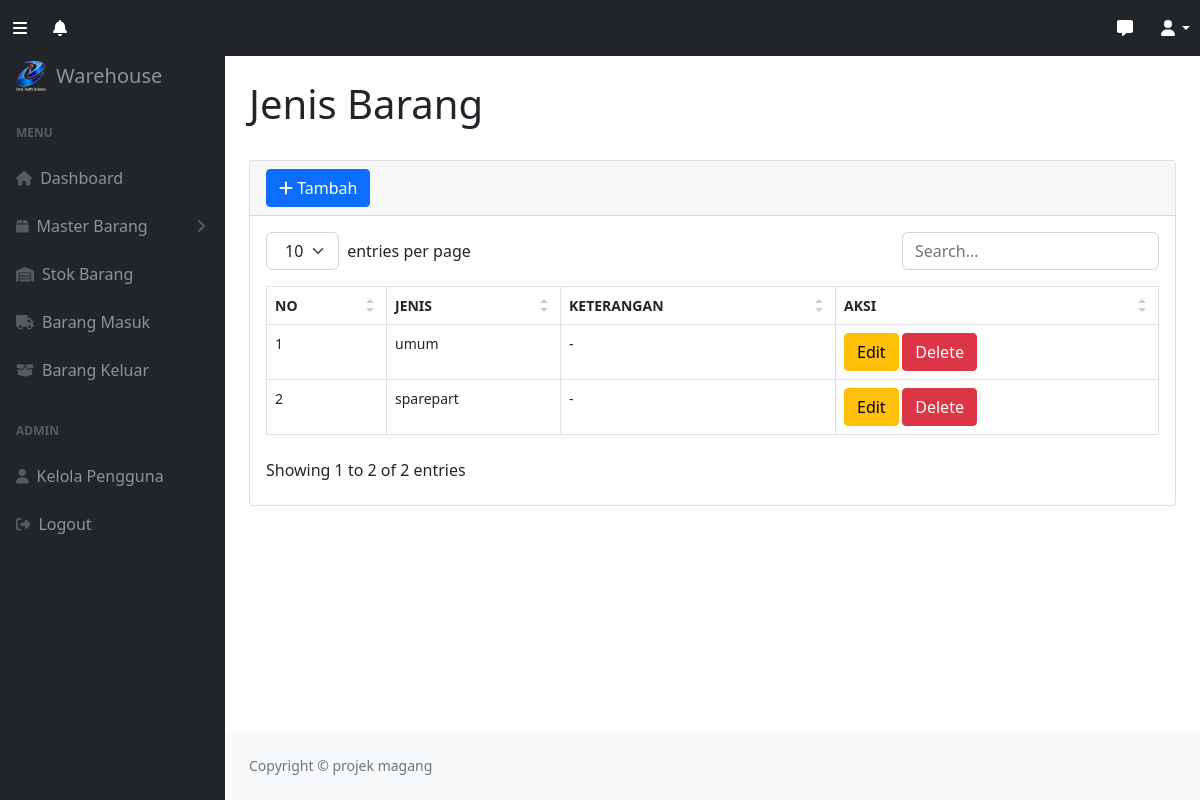
Page /jenisbarang.php (signed in) on the committed database.
### tables this page shows
CREATE TABLE `jenis` (
  `idjenis` int NOT NULL,
  `namajenis` varchar(25) NOT NULL,
  `keterangan` varchar(25) NOT NULL
);

### jenisbarang.php (the view, shortened to what this page needs)
<!DOCTYPE html>
<html lang="en">
    <head>
        <link href="https://cdn.jsdelivr.net/npm/simple-datatables@7.1.2/dist/style.min.css" rel="stylesheet" />
        <link href="css/style.min.css" rel="stylesheet" />
        <link href="css/styles.css" rel="stylesheet" />
        <link href="css/bootstrap.min.css" rel="stylesheet">
    </head>
    <body class="sb-nav-fixed">
        <nav class="sb-topnav navbar navbar-expand navbar-dark bg-dark">
           <button class="btn btn-link  order-1 order-lg-0 me-4 me-lg-0" id="sidebarToggle" href="#!" style="color:white;"><i class="fas fa-bars"></i></button>
                    <div class="dropdown">
                            <button type="button" class="btn btn-link  order-1 order-lg-0 me-4 me-lg-1" data-bs-toggle="dropdown" style="color:white;"><i class ="fas fa-bell"></i>
                            </button>
                    </div>
            <?php
            include 'catatan.php';
            ?>
                    <ul class="navbar-nav ms-auto me-lg-4">
                <li class="nav-item dropdown">
                    <a class="nav-link dropdown-toggle" id="navbarDropdown" href="#" role="button" data-bs-toggle="dropdown" aria-expanded="false" style="color:white;"><i class="fas fa-user fa-fw"></i></a>
                </li>
            </ul>
        </nav>
        <div id="layoutSidenav">
            <div id="layoutSidenav_nav">
                <nav class="sb-sidenav accordion sb-sidenav-dark" id="sidenavAccordion">
                <a class="navbar-brand ps-3 d-flex align-items-center" href="index.php">
                <img src="../assets/img/logo-delpi-bitung.png" alt="Logo" class="img-fluid" style="width: 30px; height: 30px; margin-right: 10px;">
                Warehouse</a>
                    <div class="sb-sidenav-menu">
                        <div class="nav">
                        <div class="sb-sidenav-menu-heading">MENU</div>
                            <a class="nav-link" href="index.php">
                                <div class="sb-nav-link-icon"><i class="fas fa-home-alt"></i></div>
                                Dashboard
                            </a>
                            <a class="nav-link collapsed" href="#" data-bs-toggle="collapse" data-bs-target="#collapseLayouts" aria-expanded="false" aria-controls="collapseLayouts">
                                <div class="sb-nav-link-icon"><i class="fas fa-box"></i></div>
                                Master Barang
                                <div class="sb-sidenav-collapse-arrow"><i class="fas fa-angle-down"></i></div>
                            </a>
                            <a class="nav-link" href="stok.php">
                                <div class="sb-nav-link-icon"><i class="fas fa-warehouse"></i></div>
                                Stok Barang
                            </a>
                            <a class="nav-link" href="barangmasuk.php">
                                <div class="sb-nav-link-icon"><i class="fas fa-truck"></i></div>
                                Barang Masuk
                            </a>
                            <a class="nav-link" href="barangkeluar.php">
                                <div class="sb-nav-link-icon"><i class="fas fa-box-open"></i></div>
                                Barang Keluar
                            </a>
                            <div class="sb-sidenav-menu-heading">ADMIN</div>
                            <a class="nav-link" href="admin.php">
                                <div class="sb-nav-link-icon"><i class="fas fa-user"></i></div>
                                Kelola Pengguna
                            </a>
                            <a class="nav-link" href="#" data-bs-toggle="modal" data-bs-target="#logoutModal">
                                <div class="sb-nav-link-icon"><i class="fas fa-solid fa-right-from-bracket"></i></div>
                                Logout
                            </a>
                        </div>
                    </div>
                </nav>
            </div>
            <div id="layoutSidenav_content">
                <main>
                    <div class="container-fluid px-4">
                        <h1 class="mt-4">Jenis Barang </h1>
                        <div class="card mb-4">
                            <div class="card-header">
                            <button type="button" class="btn btn-primary" class="fe fa-plus" data-bs-toggle="modal" data-bs-target="#myModal">
                            <i class="fas fa-plus"></i> Tambah
                            </button>
                            </div>
                            <div class="card-body">
                                <table id="datatablesSimple">
                                    <thead>
                                        <tr>
                                            <th>NO</th>
                                            <th>JENIS</th>
                                            <th>KETERANGAN</th>
                                            <th>AKSI </th>
                                        </tr>
                                    </thead>
                                    <tbody>
                                    <?php
                                    $i = 1;
                                    $ambilsemuadatajenis = mysqli_query($conn, "select * from jenis");
                                    while($data=mysqli_fetch_array($ambilsemuadatajenis)){
                                        $namajenis = $data['namajenis'];
                                        $keterangan = $data['keterangan'];
                                        $idj = $data['idjenis'];
                                    ?>
                                        <tr>
                                            <td><?=$i++;?></td>
                                            <td><?=$namajenis;?></td>
                                            <td><?=$keterangan;?></td>
                                            <td>
                                            <button type="button" class="btn btn-warning" data-bs-toggle="modal" data-bs-target="#edit<?=$idj;?>">
                                             Edit
                                            </button>
                                            <button  type="button" class="btn btn-danger" data-bs-toggle="modal" data-bs-target="#delete<?=$idj;?>">
                                             Delete
                                            </button>
                                            </td>
                                        </tr>
                                    <?php
                                    };
                                    ?>
                                    </tbody>
                                </table>
                            </div>
                        </div>
                    </div>
                </main>
                <footer class="py-4 bg-light mt-auto">
                    <div class="container-fluid px-4">
                        <div class="d-flex align-items-center justify-content-between small">
                            <div class="text-muted">Copyright &copy; projek magang</div>
                        </div>
                    </div>
                </footer>
            </div>
        </div>
    </body>
</html>

### rows in the picture
jenis: namajenis "umum", keterangan "-"
jenis: namajenis "sparepart", keterangan "-"
